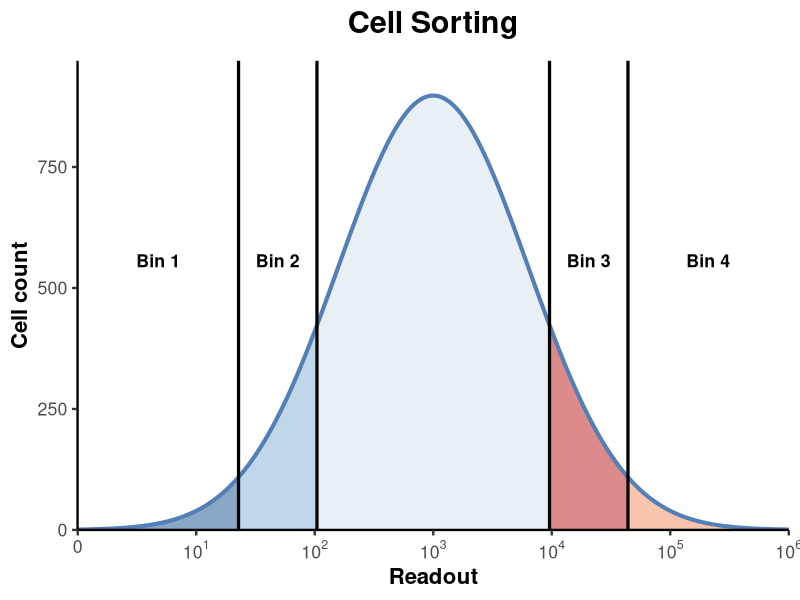
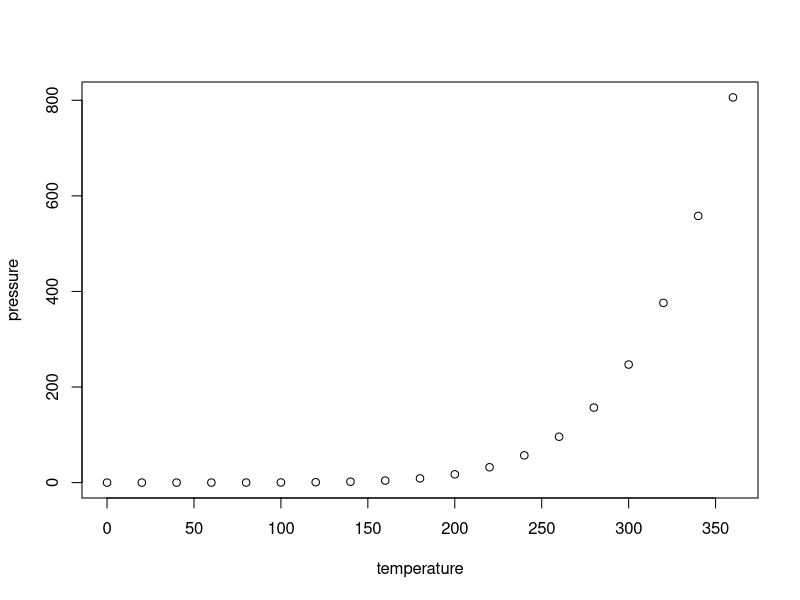
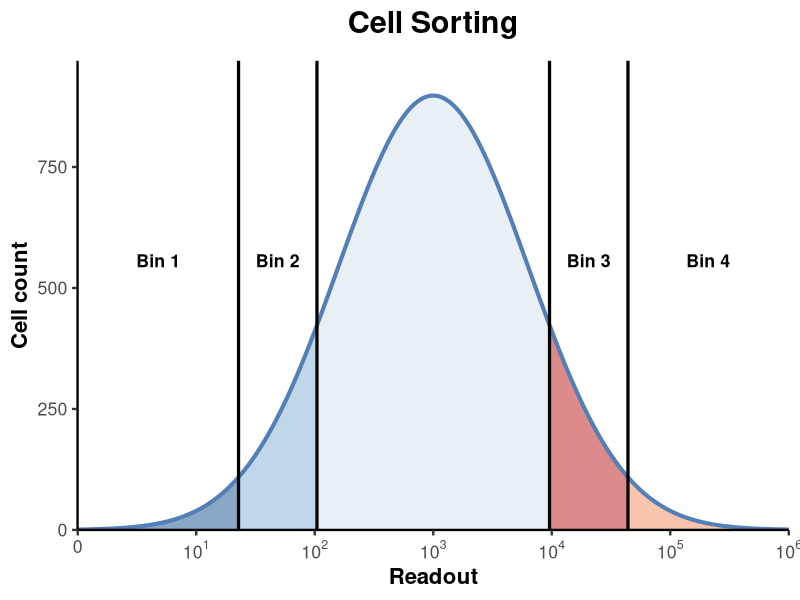

These charts were generated, in order, by the following R code:
## ---- chunk 1
knitr::opts_chunk$set(echo = TRUE)
## ---- chunk 2
library(ggplot2)
library(dplyr)

# Generate a generic distribution in log10 readout space
plot_data <- data.frame(
  log_readout = seq(0, 6, length.out = 1500)
) %>%
  mutate(
    cell_count = dnorm(log_readout, mean = 3, sd = 0.8) * 1800
  )

# Sorting boundaries: bottom 5%, bottom 10%, top 10%, and top 5%
bin_boundaries <- qnorm(
  c(0.02, 0.11, 0.89, 0.98),
  mean = 3,
  sd = 0.8
)

plot_data <- plot_data %>%
  mutate(
    bin = case_when(
      log_readout <= bin_boundaries[1] ~ "Bin 1",
      log_readout <= bin_boundaries[2] ~ "Bin 2",
      log_readout >= bin_boundaries[4] ~ "Bin 3",
      log_readout >= bin_boundaries[3] ~ "Bin 4",
      TRUE ~ "Not sorted"
    ),
    bin = factor(
      bin,
      levels = c(
    "Bin 1",
    "Bin 2",
        "Not sorted",
    "Bin 3",
    "Bin 4"
      )
    )
  )

# Positions for bin labels
bin_label_positions <- data.frame(
  label = c(
    "Bin 1",
    "Bin 2",
    "Bin 3",
    "Bin 4"
  ),
  log_readout = c(
    mean(c(0, bin_boundaries[1])),
    mean(bin_boundaries[1:2]),
    mean(bin_boundaries[3:4]),
    mean(c(bin_boundaries[4], 6))
  ),
  cell_count = max(plot_data$cell_count) * 0.62
)

cell_sorting_plot <- ggplot(
  plot_data,
  aes(x = log_readout, y = cell_count)
) +
  geom_area(aes(fill = bin), alpha = 0.65) +
  geom_line(linewidth = 1.4, colour = "#527FB8") +
  geom_vline(
    xintercept = bin_boundaries,
    linewidth = 1.1,
    colour = "black"
  ) +
  geom_text(
    data = bin_label_positions,
    aes(
      x = log_readout,
      y = cell_count,
      label = label
    ),
    inherit.aes = FALSE,
    size = 4.5,
    fontface = "bold"
  ) +
  scale_fill_manual(
    values = c(
      "Bin 1" = "#4C78A8",
      "Bin 2" = "#9EC1DE",
      "Not sorted" = "#DCE6F0",
      "Bin 3" = "#F4A582",
      "Bin 4" = "#C94C4C"
    )
  ) +
  scale_x_continuous(
    breaks = 0:6,
    labels = c(
      "0",
      expression(10^1),
      expression(10^2),
      expression(10^3),
      expression(10^4),
      expression(10^5),
      expression(10^6)
    ),
    expand = expansion(mult = c(0, 0))
  ) +
  scale_y_continuous(
    limits = c(0, max(plot_data$cell_count) * 1.08),
    expand = expansion(mult = c(0, 0))
  ) +
  labs(
    title = "Cell Sorting",
    x = "Readout",
    y = "Cell count"
  ) +
  theme_classic(base_size = 16) +
  theme(
    plot.title = element_text(
      size = 22,
      face = "bold",
      hjust = 0.5,
      margin = margin(b = 15)
    ),
    axis.title = element_text(face = "bold"),
    axis.line = element_line(linewidth = 0.8),
    axis.ticks = element_line(linewidth = 0.8),
    legend.position = "none"
  )

cell_sorting_plot

ggsave(
  "/g/steinmetz/link/cell_sorting_four_bins.png",
  cell_sorting_plot,
  width = 8,
  height = 5.5,
  dpi = 300,
  bg = "white"
)
## ---- chunk 3
plot(pressure)
